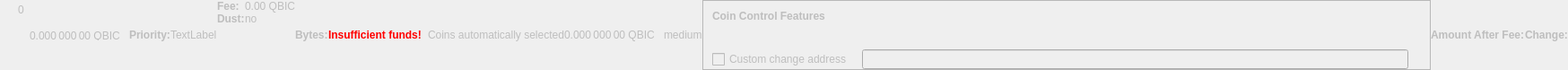
    <widget class="QWidget" name="dummyHideWidget" native="true">
     <property name="enabled">
      <bool>false</bool>
     </property>
     <property name="maximumSize">
      <size>
       <width>100</width>
       <height>22</height>
      </size>
     </property>
     <layout class="QHBoxLayout" name="dummyHideLayout">
      <property name="spacing">
       <number>0</number>
      </property>
      <property name="leftMargin">
       <number>0</number>
      </property>
      <property name="topMargin">
       <number>0</number>
      </property>
      <property name="rightMargin">
       <number>0</number>
      </property>
      <property name="bottomMargin">
       <number>0</number>
      </property>
      <item>
       <layout class="QFormLayout" name="formLayoutCoinControl1">
        <property name="horizontalSpacing">
         <number>10</number>
        </property>
        <property name="verticalSpacing">
         <number>14</number>
        </property>
        <property name="leftMargin">
         <number>10</number>
        </property>
        <property name="topMargin">
         <number>4</number>
        </property>
        <property name="rightMargin">
         <number>6</number>
        </property>
        <item row="0" column="1">
         <widget class="QLabel" name="labelCoinControlBytes">
          <property name="cursor">
           <cursorShape>IBeamCursor</cursorShape>
          </property>
          <property name="contextMenuPolicy">
           <enum>Qt::ActionsContextMenu</enum>
          </property>
          <property name="text">
           <string notr="true">0</string>
          </property>
          <property name="textInteractionFlags">
           <set>Qt::LinksAccessibleByMouse|Qt::TextSelectableByKeyboard|Qt::TextSelectableByMouse</set>
          </property>
         </widget>
        </item>
       </layout>
      </item>
      <item>
       <widget class="QLabel" name="labelCoinControlAfterFee">
        <property name="enabled">
         <bool>false</bool>
        </property>
        <property name="sizePolicy">
         <sizepolicy hsizetype="Fixed" vsizetype="Fixed">
          <horstretch>0</horstretch>
          <verstretch>0</verstretch>
         </sizepolicy>
        </property>
        <property name="minimumSize">
         <size>
          <width>111</width>
          <height>12</height>
         </size>
        </property>
        <property name="maximumSize">
         <size>
          <width>111</width>
          <height>12</height>
         </size>
        </property>
        <property name="cursor">
         <cursorShape>IBeamCursor</cursorShape>
        </property>
        <property name="contextMenuPolicy">
         <enum>Qt::ActionsContextMenu</enum>
        </property>
        <property name="text">
         <string notr="true">0.000 000 00 QBIC</string>
        </property>
        <property name="textInteractionFlags">
         <set>Qt::LinksAccessibleByMouse|Qt::TextSelectableByKeyboard|Qt::TextSelectableByMouse</set>
        </property>
       </widget>
      </item>
      <item>
       <widget class="QLabel" name="labelCoinControlPriorityText">
        <property name="enabled">
         <bool>false</bool>
        </property>
        <property name="font">
         <font>
          <weight>75</weight>
          <bold>true</bold>
         </font>
        </property>
        <property name="text">
         <string>Priority:</string>
        </property>
       </widget>
      </item>
      <item>
       <layout class="QHBoxLayout" name="horizontalLayout">
        <item>
         <widget class="QLabel" name="WarningLabel">
          <property name="text">
           <string>TextLabel</string>
          </property>
         </widget>
        </item>
       </layout>
      </item>
      <item>
       <layout class="QFormLayout" name="formLayoutCoinControl3">
        <property name="horizontalSpacing">
         <number>0</number>
        </property>
        <property name="verticalSpacing">
         <number>0</number>
        </property>
        <property name="leftMargin">
         <number>0</number>
        </property>
        <property name="topMargin">
         <number>0</number>
        </property>
        <property name="rightMargin">
         <number>0</number>
        </property>
        <item row="0" column="0">
         <widget class="QLabel" name="labelCoinControlFeeText">
          <property name="enabled">
           <bool>false</bool>
          </property>
          <property name="font">
           <font>
            <weight>75</weight>
            <bold>true</bold>
           </font>
          </property>
          <property name="text">
           <string>Fee:</string>
          </property>
          <property name="margin">
           <number>0</number>
          </property>
         </widget>
        </item>
        <item row="0" column="1">
         <widget class="QLabel" name="labelCoinControlFee">
          <property name="enabled">
           <bool>false</bool>
          </property>
          <property name="cursor">
           <cursorShape>IBeamCursor</cursorShape>
          </property>
          <property name="contextMenuPolicy">
           <enum>Qt::ActionsContextMenu</enum>
          </property>
          <property name="text">
           <string notr="true">0.00 QBIC</string>
          </property>
          <property name="textInteractionFlags">
           <set>Qt::LinksAccessibleByMouse|Qt::TextSelectableByKeyboard|Qt::TextSelectableByMouse</set>
          </property>
         </widget>
        </item>
        <item row="1" column="0">
         <widget class="QLabel" name="labelCoinControlLowOutputText">
          <property name="enabled">
           <bool>false</bool>
          </property>
          <property name="font">
           <font>
            <weight>75</weight>
            <bold>true</bold>
           </font>
          </property>
          <property name="text">
           <string>Dust:</string>
          </property>
         </widget>
        </item>
        <item row="1" column="1">
         <widget class="QLabel" name="labelCoinControlLowOutput">
          <property name="enabled">
           <bool>false</bool>
          </property>
          <property name="cursor">
           <cursorShape>IBeamCursor</cursorShape>
          </property>
          <property name="contextMenuPolicy">
           <enum>Qt::ActionsContextMenu</enum>
          </property>
          <property name="text">
           <string>no</string>
          </property>
          <property name="textInteractionFlags">
           <set>Qt::LinksAccessibleByMouse|Qt::TextSelectableByKeyboard|Qt::TextSelectableByMouse</set>
          </property>
         </widget>
        </item>
       </layout>
      </item>
      <item>
       <widget class="QLabel" name="labelCoinControlBytesText">
        <property name="enabled">
         <bool>false</bool>
        </property>
        <property name="font">
         <font>
          <weight>75</weight>
          <bold>true</bold>
         </font>
        </property>
        <property name="text">
         <string>Bytes:</string>
        </property>
       </widget>
      </item>
      <item>
       <layout class="QFormLayout" name="formLayoutCoinControl2">
        <property name="horizontalSpacing">
         <number>0</number>
        </property>
        <property name="verticalSpacing">
         <number>0</number>
        </property>
        <property name="leftMargin">
         <number>0</number>
        </property>
        <property name="topMargin">
         <number>0</number>
        </property>
        <property name="rightMargin">
         <number>0</number>
        </property>
       </layout>
      </item>
      <item>
       <layout class="QHBoxLayout" name="horizontalLayoutCoinControl2">
        <property name="spacing">
         <number>0</number>
        </property>
        <property name="bottomMargin">
         <number>0</number>
        </property>
       </layout>
      </item>
      <item>
       <widget class="QLabel" name="labelCoinControlInsuffFunds">
        <property name="enabled">
         <bool>false</bool>
        </property>
        <property name="minimumSize">
         <size>
          <width>0</width>
          <height>0</height>
         </size>
        </property>
        <property name="font">
         <font>
          <weight>75</weight>
          <bold>true</bold>
         </font>
        </property>
        <property name="styleSheet">
         <string notr="true">color:red;font-weight:bold;</string>
        </property>
        <property name="text">
         <string>Insufficient funds!</string>
        </property>
        <property name="margin">
         <number>5</number>
        </property>
       </widget>
      </item>
      <item>
       <layout class="QFormLayout" name="formLayoutCoinControl4">
        <property name="horizontalSpacing">
         <number>0</number>
        </property>
        <property name="verticalSpacing">
         <number>0</number>
        </property>
        <property name="leftMargin">
         <number>0</number>
        </property>
        <property name="topMargin">
         <number>0</number>
        </property>
        <property name="rightMargin">
         <number>0</number>
        </property>
       </layout>
      </item>
      <item>
       <widget class="QLabel" name="labelCoinControlChangeLabel">
        <property name="enabled">
         <bool>false</bool>
        </property>
        <property name="sizePolicy">
         <sizepolicy hsizetype="Preferred" vsizetype="Expanding">
          <horstretch>0</horstretch>
          <verstretch>0</verstretch>
         </sizepolicy>
        </property>
        <property name="minimumSize">
         <size>
          <width>0</width>
          <height>0</height>
         </size>
        </property>
        <property name="text">
         <string/>
        </property>
        <property name="margin">
         <number>3</number>
        </property>
       </widget>
      </item>
      <item>
       <widget class="QLabel" name="labelCoinControlAutomaticallySelected">
        <property name="enabled">
         <bool>false</bool>
        </property>
        <property name="sizePolicy">
         <sizepolicy hsizetype="Fixed" vsizetype="Fixed">
          <horstretch>0</horstretch>
          <verstretch>0</verstretch>
         </sizepolicy>
        </property>
        <property name="minimumSize">
         <size>
          <width>0</width>
          <height>0</height>
         </size>
        </property>
        <property name="maximumSize">
         <size>
          <width>240</width>
          <height>16777215</height>
         </size>
        </property>
        <property name="text">
         <string>Coins automatically selected</string>
        </property>
        <property name="margin">
         <number>5</number>
        </property>
       </widget>
      </item>
      <item>
       <widget class="QLabel" name="labelCoinControlChange">
        <property name="enabled">
         <bool>false</bool>
        </property>
        <property name="sizePolicy">
         <sizepolicy hsizetype="Fixed" vsizetype="Fixed">
          <horstretch>0</horstretch>
          <verstretch>0</verstretch>
         </sizepolicy>
        </property>
        <property name="minimumSize">
         <size>
          <width>111</width>
          <height>0</height>
         </size>
        </property>
        <property name="maximumSize">
         <size>
          <width>111</width>
          <height>16777215</height>
         </size>
        </property>
        <property name="cursor">
         <cursorShape>IBeamCursor</cursorShape>
        </property>
        <property name="contextMenuPolicy">
         <enum>Qt::ActionsContextMenu</enum>
        </property>
        <property name="text">
         <string notr="true">0.000 000 00 QBIC</string>
        </property>
        <property name="textInteractionFlags">
         <set>Qt::LinksAccessibleByMouse|Qt::TextSelectableByKeyboard|Qt::TextSelectableByMouse</set>
        </property>
       </widget>
      </item>
      <item>
       <widget class="QLabel" name="labelCoinControlPriority">
        <property name="enabled">
         <bool>false</bool>
        </property>
        <property name="cursor">
         <cursorShape>IBeamCursor</cursorShape>
        </property>
        <property name="contextMenuPolicy">
         <enum>Qt::ActionsContextMenu</enum>
        </property>
        <property name="text">
         <string>medium</string>
        </property>
        <property name="textInteractionFlags">
         <set>Qt::LinksAccessibleByMouse|Qt::TextSelectableByKeyboard|Qt::TextSelectableByMouse</set>
        </property>
       </widget>
      </item>
      <item>
       <widget class="QFrame" name="frameCoinControl">
        <property name="sizePolicy">
         <sizepolicy hsizetype="Expanding" vsizetype="Expanding">
          <horstretch>0</horstretch>
          <verstretch>0</verstretch>
         </sizepolicy>
        </property>
        <property name="maximumSize">
         <size>
          <width>16777215</width>
          <height>16777215</height>
         </size>
        </property>
        <property name="frameShape">
         <enum>QFrame::StyledPanel</enum>
        </property>
        <property name="frameShadow">
         <enum>QFrame::Sunken</enum>
        </property>
        <layout class="QVBoxLayout" name="verticalLayoutCoinControl2_2">
         <property name="spacing">
          <number>0</number>
         </property>
         <property name="leftMargin">
          <number>0</number>
         </property>
         <property name="topMargin">
          <number>0</number>
         </property>
         <property name="rightMargin">
          <number>0</number>
         </property>
         <property name="bottomMargin">
          <number>0</number>
         </property>
         <item>
          <layout class="QVBoxLayout" name="verticalLayoutCoinControl" stretch="0,0,0,1">
           <property name="spacing">
            <number>0</number>
           </property>
           <property name="leftMargin">
            <number>10</number>
           </property>
           <property name="topMargin">
            <number>10</number>
           </property>
           <item>
            <layout class="QHBoxLayout" name="horizontalLayoutCoinControl1">
             <property name="bottomMargin">
              <number>15</number>
             </property>
             <item>
              <widget class="QLabel" name="labelCoinControlFeatures">
               <property name="enabled">
                <bool>false</bool>
               </property>
               <property name="sizePolicy">
                <sizepolicy hsizetype="Preferred" vsizetype="Maximum">
                 <horstretch>0</horstretch>
                 <verstretch>0</verstretch>
                </sizepolicy>
               </property>
               <property name="font">
                <font>
                 <weight>75</weight>
                 <bold>true</bold>
                </font>
               </property>
               <property name="styleSheet">
                <string notr="true">font-weight:bold;</string>
               </property>
               <property name="text">
                <string>Coin Control Features</string>
               </property>
              </widget>
             </item>
            </layout>
           </item>
           <item>
            <widget class="QWidget" name="widgetCoinControl" native="true">
             <property name="sizePolicy">
              <sizepolicy hsizetype="Preferred" vsizetype="Preferred">
               <horstretch>0</horstretch>
               <verstretch>0</verstretch>
              </sizepolicy>
             </property>
             <property name="minimumSize">
              <size>
               <width>0</width>
               <height>0</height>
              </size>
             </property>
             <property name="styleSheet">
              <string notr="true"/>
             </property>
             <layout class="QHBoxLayout" name="horizontalLayoutCoinControl5_2">
              <property name="leftMargin">
               <number>0</number>
              </property>
              <property name="topMargin">
               <number>0</number>
              </property>
              <property name="rightMargin">
               <number>0</number>
              </property>
              <property name="bottomMargin">
               <number>0</number>
              </property>
              <item>
               <layout class="QHBoxLayout" name="horizontalLayoutCoinControl3">
                <property name="spacing">
                 <number>20</number>
                </property>
                <property name="topMargin">
                 <number>0</number>
                </property>
                <property name="bottomMargin">
                 <number>10</number>
                </property>
               </layout>
              </item>
             </layout>
            </widget>
           </item>
           <item>
            <layout class="QHBoxLayout" name="horizontalLayoutCoinControl4" stretch="0,0,0">
             <property name="spacing">
              <number>12</number>
             </property>
             <property name="sizeConstraint">
              <enum>QLayout::SetDefaultConstraint</enum>
             </property>
             <property name="topMargin">
              <number>5</number>
             </property>
             <property name="rightMargin">
              <number>5</number>
             </property>
             <item>
              <widget class="QCheckBox" name="checkBoxCoinControlChange">
               <property name="enabled">
                <bool>false</bool>
               </property>
               <property name="toolTip">
                <string>If this is activated, but the change address is empty or invalid, change will be sent to a newly generated address.</string>
               </property>
               <property name="text">
                <string>Custom change address</string>
               </property>
              </widget>
             </item>
             <item>
              <widget class="QValidatedLineEdit" name="lineEditCoinControlChange">
               <property name="enabled">
                <bool>false</bool>
               </property>
               <property name="sizePolicy">
                <sizepolicy hsizetype="Expanding" vsizetype="Fixed">
                 <horstretch>0</horstretch>
                 <verstretch>0</verstretch>
                </sizepolicy>
               </property>
              </widget>
             </item>
             <item>
              <widget class="QLabel" name="labelCoinControlChangeLabel_2">
               <property name="sizePolicy">
                <sizepolicy hsizetype="Preferred" vsizetype="Expanding">
                 <horstretch>0</horstretch>
                 <verstretch>0</verstretch>
                </sizepolicy>
               </property>
               <property name="minimumSize">
                <size>
                 <width>0</width>
                 <height>0</height>
                </size>
               </property>
               <property name="text">
                <string/>
               </property>
               <property name="margin">
                <number>3</number>
               </property>
              </widget>
             </item>
            </layout>
           </item>
           <item>
            <spacer name="verticalSpacerCoinControl">
             <property name="orientation">
              <enum>Qt::Vertical</enum>
             </property>
             <property name="sizeHint" stdset="0">
              <size>
               <width>800</width>
               <height>1</height>
              </size>
             </property>
            </spacer>
           </item>
          </layout>
         </item>
        </layout>
       </widget>
      </item>
      <item>
       <widget class="QLabel" name="labelCoinControlAfterFeeText">
        <property name="enabled">
         <bool>false</bool>
        </property>
        <property name="minimumSize">
         <size>
          <width>0</width>
          <height>0</height>
         </size>
        </property>
        <property name="maximumSize">
         <size>
          <width>16777215</width>
          <height>16777215</height>
         </size>
        </property>
        <property name="font">
         <font>
          <weight>75</weight>
          <bold>true</bold>
         </font>
        </property>
        <property name="text">
         <string>Amount After Fee:</string>
        </property>
        <property name="alignment">
         <set>Qt::AlignLeading|Qt::AlignLeft|Qt::AlignVCenter</set>
        </property>
        <property name="margin">
         <number>0</number>
        </property>
       </widget>
      </item>
      <item>
       <widget class="QLabel" name="labelCoinControlChangeText">
        <property name="enabled">
         <bool>false</bool>
        </property>
        <property name="sizePolicy">
         <sizepolicy hsizetype="Preferred" vsizetype="Preferred">
          <horstretch>0</horstretch>
          <verstretch>0</verstretch>
         </sizepolicy>
        </property>
        <property name="minimumSize">
         <size>
          <width>0</width>
          <height>0</height>
         </size>
        </property>
        <property name="maximumSize">
         <size>
          <width>16777215</width>
          <height>16777215</height>
         </size>
        </property>
        <property name="font">
         <font>
          <weight>75</weight>
          <bold>true</bold>
         </font>
        </property>
        <property name="text">
         <string>Change:</string>
        </property>
        <property name="alignment">
         <set>Qt::AlignLeading|Qt::AlignLeft|Qt::AlignVCenter</set>
        </property>
       </widget>
      </item>
     </layout>
    </widget>
